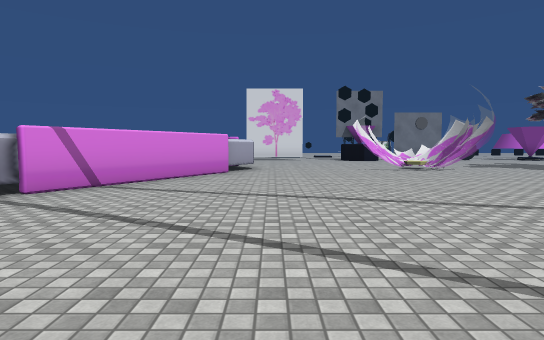
View 1 (above)

24 first-person views from a walk through a 3-D level made in the Unity game engine. The camera is 1.4 m above the floor, tilts 4° down and sees 75° across. The floor is counted in squares, 2 m on a side. Each view is taken from the middle of a square. On the plan, view 1 faces up. The plan holds only what a view shows up to about 11 squares ahead; the rest is blank. The place goes on beyond the plan. Some surface patterns are stand-ins.

View 2
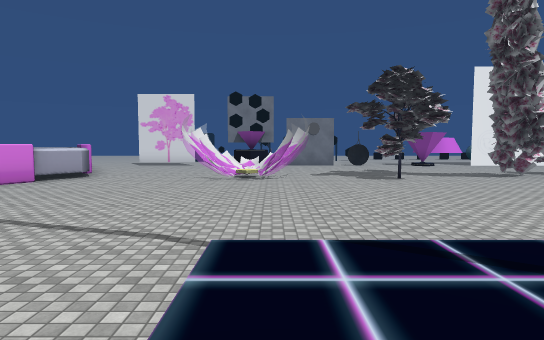

View 3
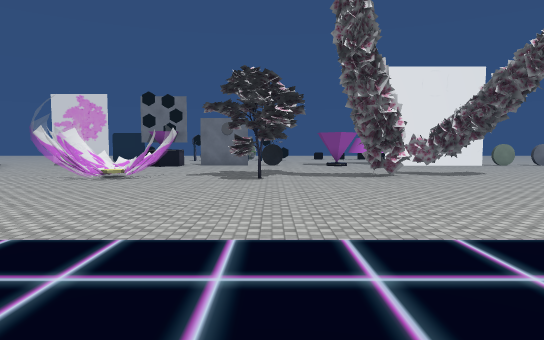

View 4
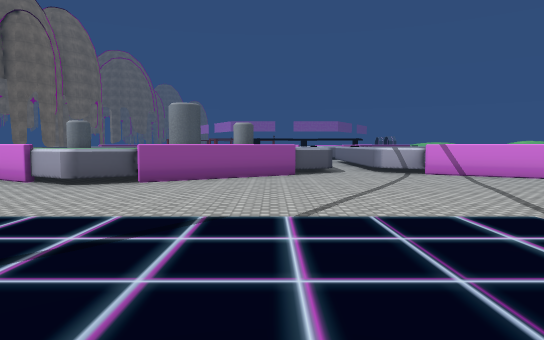

View 5
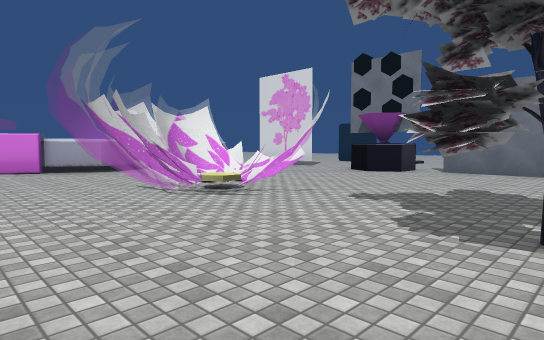

View 6
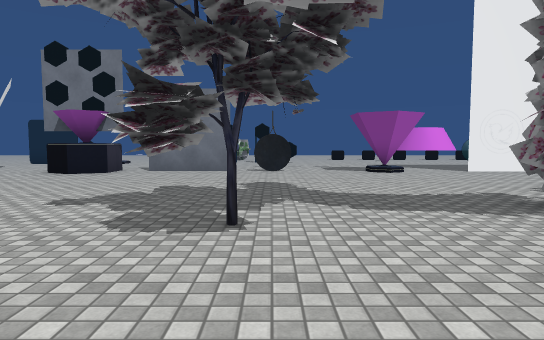

View 7
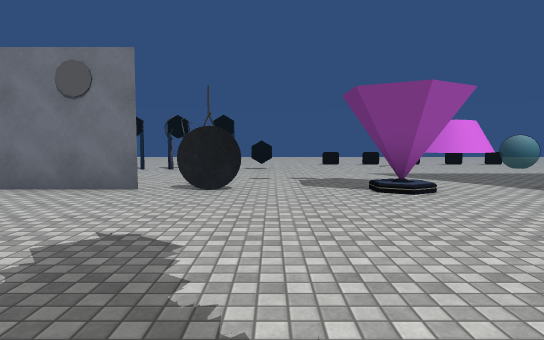

View 8
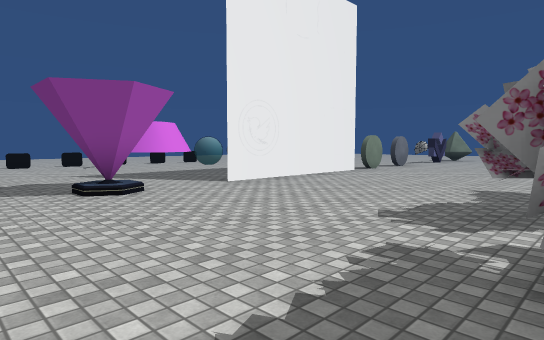

View 9
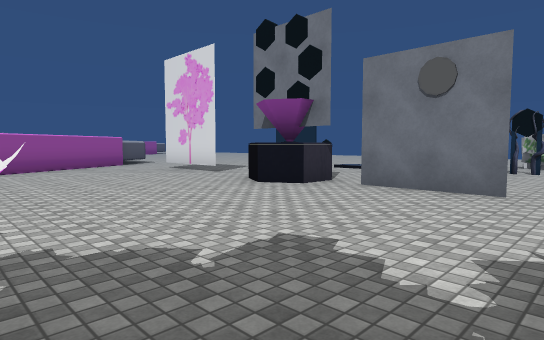

View 10
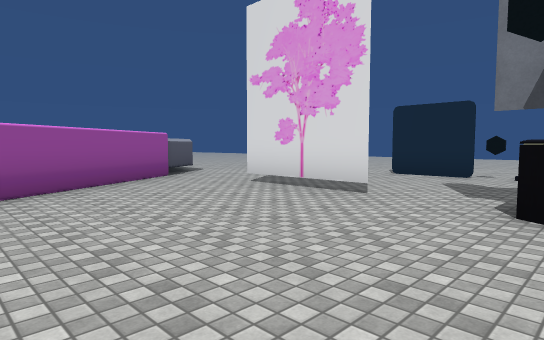

View 11
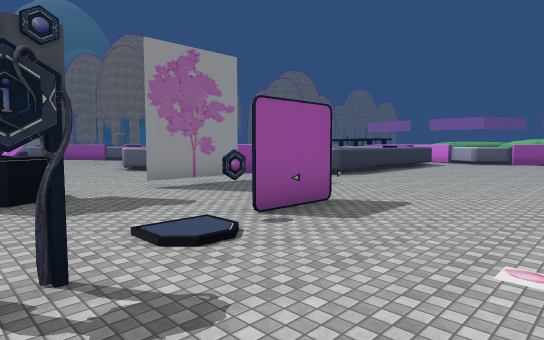

View 12
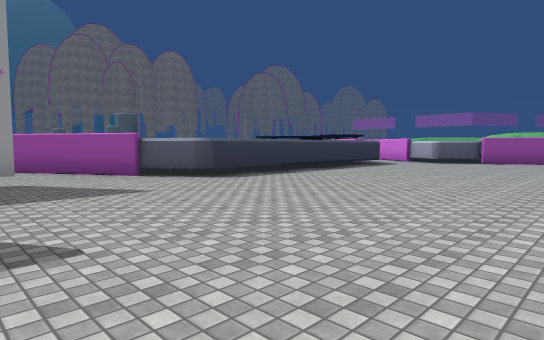

View 13
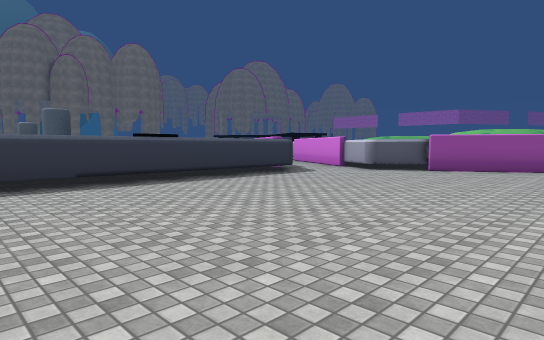

View 14
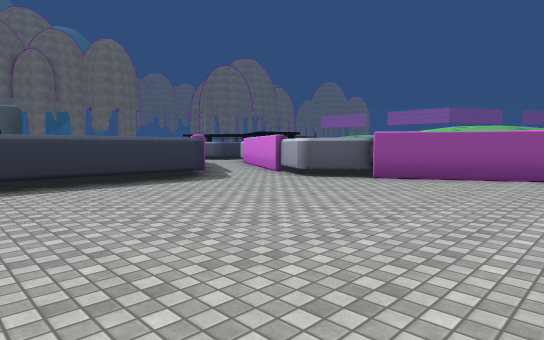

View 15
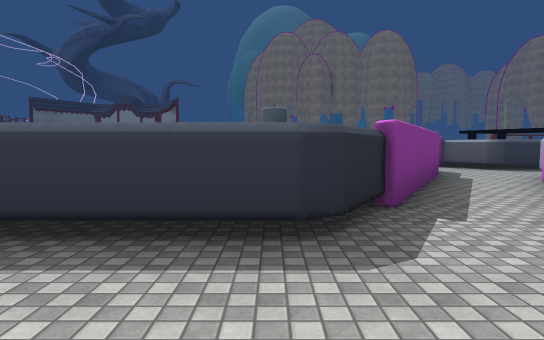

View 16
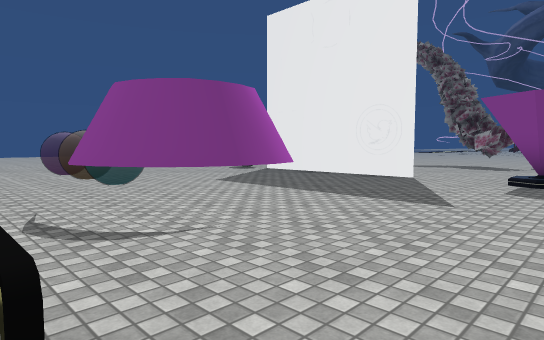

View 17
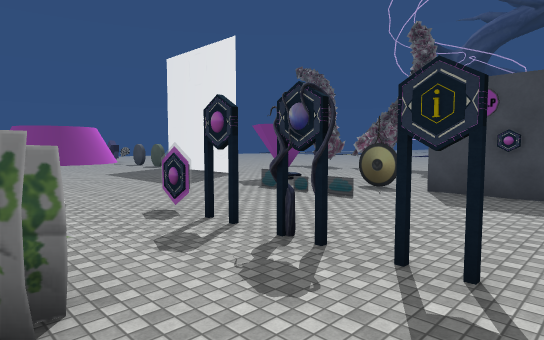

View 18
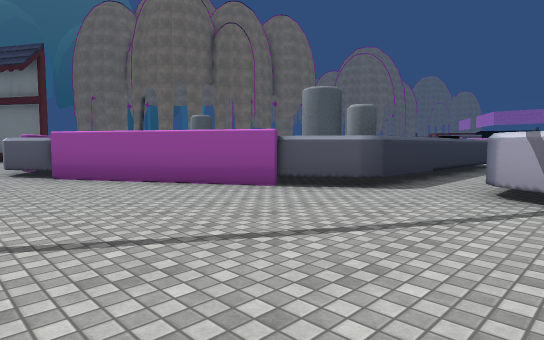

View 19
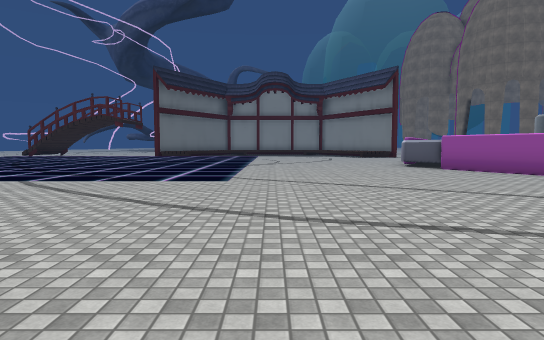

View 20
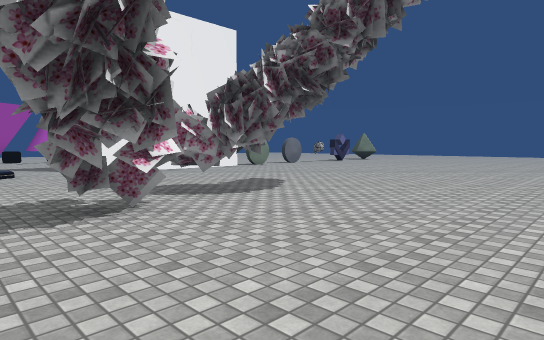

View 21
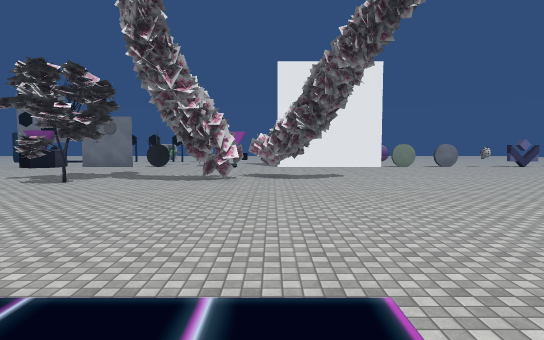

View 22
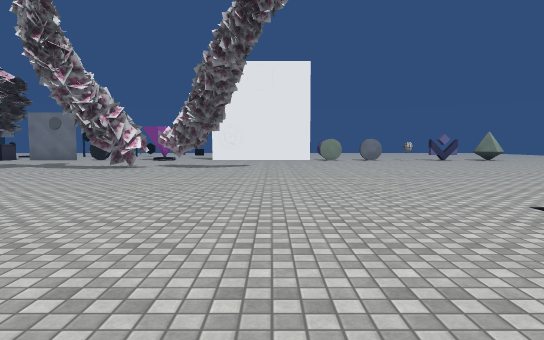

View 23
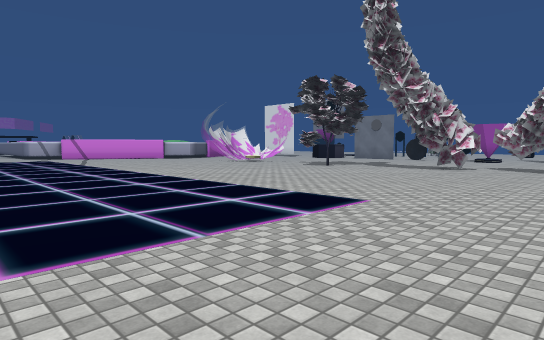

View 24
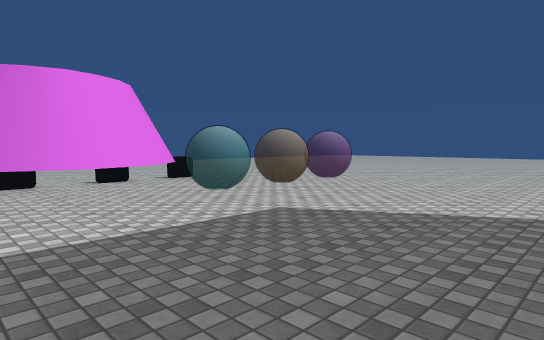

### Floor plan
Key: @ floor where view 1 was taken; # wall or solid block; x gap in a wall; . main floor; : floor 0.5 m higher than the main floor; / step, stairs or slope; = window, fence, low wall or low ledge; ^ raised ledge; O other object.
Columns run from 18 left of view 1 to 20 right of it. Each row starts with its distance up from view 1.
 24       ................ / OO  .=. =.==..
 23  ^..................... .........O.....
 22   #.............................OO
 21   ^^..............OO./#.#xxx#...OOO
 20    ^..............##O............O.....
 19    ^...................................
 18    ^.......................OOO.........
 17    ^..^^^^^^^^^.......O.##x#..O.......#
 16   ^..^        ^..OOO..OO......O..####..
 15   ^.^          #.......................
 14  ^..^          ^#......................
 13 ^..^            #......................
 12 ^..^             ^..............#......
 11 ..^              ^...OOO......####.....
 10 ..               ^...OOOO.O...#........
  9 ^.              ^#...OOO...............
  8                 ^......................
  7                ^.......................
  6                ^.......................
  5               ^........................
  4              ^^........................
  3           .............................
  2        ^^^^^^^^........::::::::::..../
  1               ^#.......::::::::::....
  0                #..@....:::::   ::...
 -1                ^.......::::::
 -2                 ^......:::::::
 -3                 ^^.....:::::::
 -4                  ^.....:::::::

Positions as (right, up) in squares from view 1, and headings:
1: (0, 0), facing up
2: (5, 0), facing up
3: (9, 0), facing up
4: (8, 0), facing left
5: (9, 7), facing up-left
6: (9, 7), facing up
7: (10, 11), facing up
8: (10, 11), facing up-right
9: (9, 11), facing up-left
10: (4, 12), facing up-left
11: (5, 24), facing down-left
12: (0, 24), facing down-left
13: (-5, 24), facing down-left
14: (-8, 24), facing down-left
15: (-12, 20), facing down
16: (11, 24), facing down-right
17: (5, 24), facing down-right
18: (1, 5), facing down-left
19: (4, 7), facing down
20: (11, 7), facing up-right
21: (14, 1), facing up
22: (17, 0), facing up
23: (16, 0), facing up-left
24: (14, 17), facing up-right
